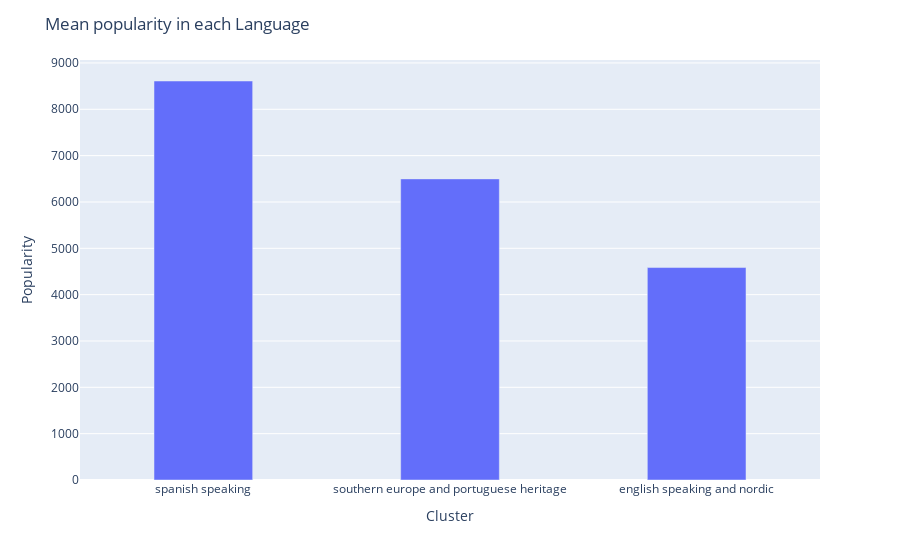

The notebook cell saved with this chart:
### Markdown cell above
### Sum popularity by used language in country

### Code cell


### Figure 1 — Plotly figure (JSON) as saved in the notebook; plotly's stock layout.template omitted (floating-point values rounded to 4 significant figures)
{"data": [{"alignmentgroup": "True", "hovertemplate": "Cluster=%{x}<br>Popularity=%{y}<extra></extra>", "legendgroup": "", "marker": {"color": "#636efa", "pattern": {"shape": ""}}, "name": "", "offsetgroup": "", "orientation": "v", "showlegend": false, "textposition": "auto", "type": "bar", "width": 0.4, "x": ["spanish speaking", "southern europe and portuguese heritage", "english speaking and nordic"], "xaxis": "x", "y": [8611.0, 6498.0, 4584.0], "yaxis": "y"}], "layout": {"autosize": true, "barmode": "relative", "legend": {"tracegroupgap": 0}, "margin": {"t": 60}, "title": {"text": "Mean popularity in each Language"}, "xaxis": {"anchor": "y", "autorange": true, "domain": [0, 1], "range": [-0.5, 2.5], "title": {"text": "Cluster"}, "type": "category"}, "yaxis": {"anchor": "x", "autorange": true, "domain": [0, 1], "range": [0, 9064.0], "title": {"text": "Popularity"}, "type": "linear"}}}
